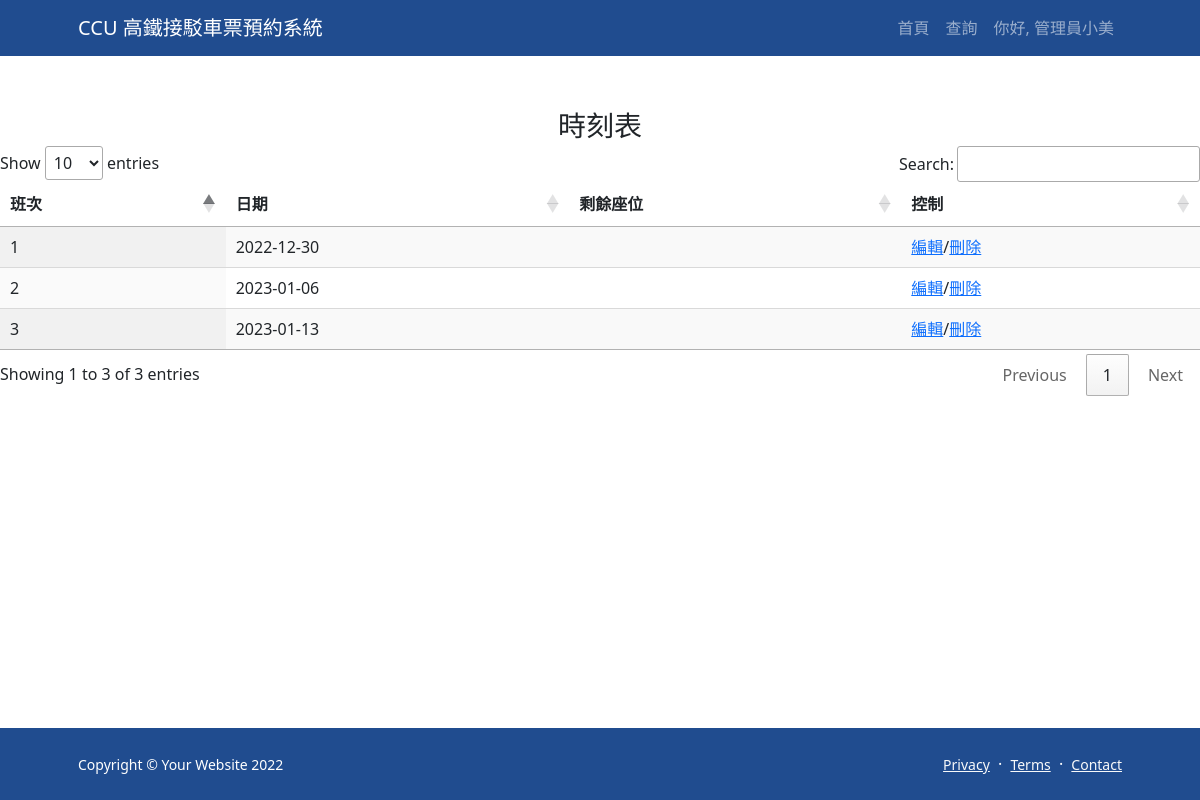
Screenshot of /timetable_edit.php (signed in) with the database file from the repository.
### tables this page shows
CREATE TABLE IF NOT EXISTS `timetable` (
  `bus number` int(11) NOT NULL AUTO_INCREMENT,
  `available` tinyint(4) NOT NULL DEFAULT 0,
  `date` date DEFAULT NULL,
  PRIMARY KEY (`bus number`) USING BTREE
);

### timetable_edit.php (the view, shortened to what this page needs)
<?php
    require_once 'dbconnection.php';
    $sqlanc = 'SELECT * FROM `timetable` ORDER BY `bus number` DESC';
    $data = $pdo->prepare($sqlanc);
    $data->execute();
    $item = $data->fetchAll();
?>
<!DOCTYPE html>
<html lang="zh-TW">
<head>
    <link href="https://cdn.jsdelivr.net/npm/bootstrap-icons@1.5.0/font/bootstrap-icons.css" rel="stylesheet">
    <link href="https://cdn.jsdelivr.net/npm/bootstrap@5.1.3/dist/css/bootstrap.min.css" rel="stylesheet">
    <link rel="stylesheet" href="https://code.jquery.com/ui/1.13.1/themes/smoothness/jquery-ui.css" type="text/css"/>
    <link href="css/styles.css" rel="stylesheet">
    <link rel="stylesheet" href="https://cdn.datatables.net/1.13.1/css/jquery.dataTables.min.css" type="text/css"/>
</head>
<body class="d-flex flex-column">
    <main class="flex-shrink-0">
        <nav class="navbar navbar-expand-lg navbar-dark bg-dark">
            <div class="container px-5">
                <a class="navbar-brand" href="index.php">CCU 高鐵接駁車票預約系統</a>
                <div class="collapse navbar-collapse" id="navbarSupportedContent">
                    <ul class="navbar-nav ms-auto mb-2 mb-lg-0">
                    <li class="nav-item"><a class="nav-link" href="index.php">首頁</a></li>
                        <li class="nav-item"><a class="nav-link" href="searching.php">查詢</a></li>
                        <?php echo '<li class="nav-item"><a class="nav-link" href="admin.php">你好, 管理員'.$_SESSION['name'].'</a></li>';?>
                    </ul>
                </div>
            </div>
        </nav>
        <header class="py-5">
            <div class="fs-3 text-center">時刻表</div>
            <table id="ShowTimetable" class="display">
                <thead>
                    <tr>
                        <th>班次</th>
                        <th>日期</th>
                        <th>剩餘座位</th>
                        <th>控制</th>
                    </tr>
                </thead>
                <tbody>
                    <?php
                        foreach($item as $i){
                            echo "<tr>";
                            echo "<td>".$i['bus number']."</td><td>".$i['date']."</td><td>".$i['remain']."</td>";
                            echo "<td><a href='timetable_update.php'>編輯</a>/<a href='timetable_del.php'>刪除</a></td>";
                            echo "</tr>";
                        }
                    ?>
                </tbody>
            </table>
        </header>
    </main>
    <footer class="bg-dark py-4 mt-auto">
        <div class="container px-5">
            <div class="row align-items-center justify-content-between flex-column flex-sm-row">
                <div class="col-auto"><div class="small m-0 text-white">Copyright © Your Website 2022</div></div>
                <div class="col-auto">
                    <a class="link-light small" href="#!">Privacy</a>
                    <span class="text-white mx-1">·</span>
                    <a class="link-light small" href="#!">Terms</a>
                    <span class="text-white mx-1">·</span>
                    <a class="link-light small" href="#!">Contact</a>
                </div>
            </div>
        </div>
    </footer>
</body>
</html>

### rows the page displays
timetable: bus number "3", date "2023-01-13"
timetable: bus number "2", date "2023-01-06"
timetable: bus number "1", date "2022-12-30"

### other values shown
$_SESSION['name'] "小美"
